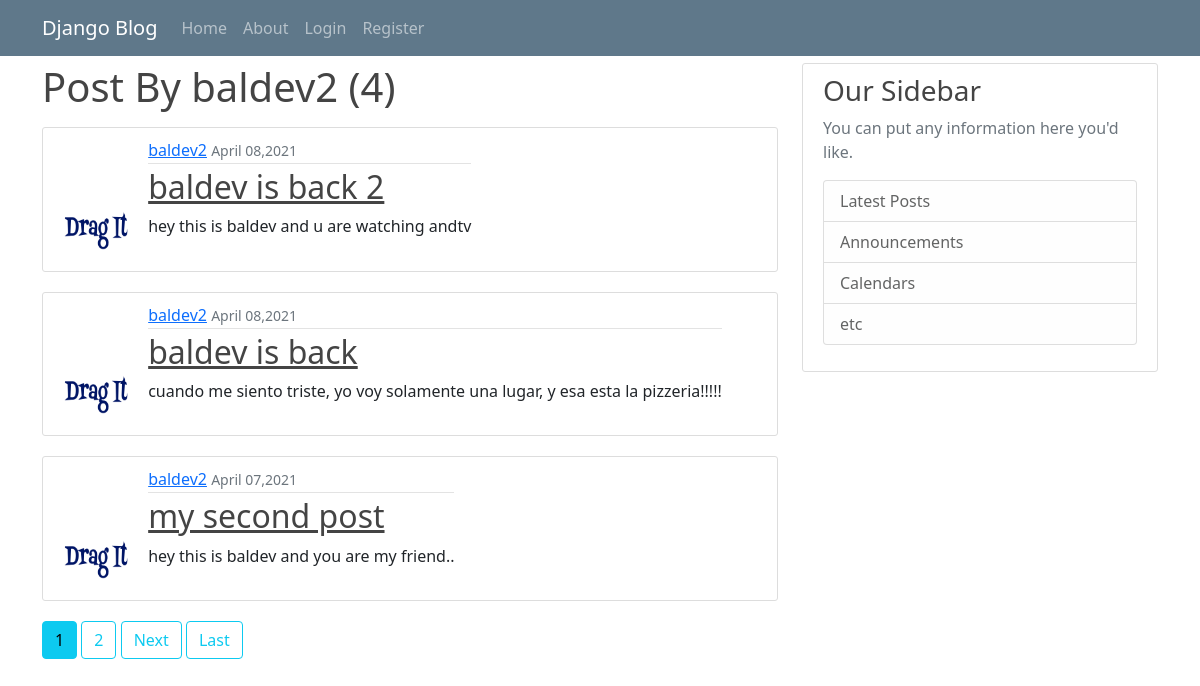
/blog/user/baldev2, run on the app's committed database.
### blog/models.py (models this page shows, shortened)
class Post(models.Model):
    title = models.CharField(max_length=100)
    content = models.TextField()
    date_posted = models.DateTimeField(default=timezone.now)
    author = models.ForeignKey(User, on_delete = models.CASCADE)

### users/models.py (models this page shows, shortened)
class Profile(models.Model):
    user = models.OneToOneField(User, on_delete=models.CASCADE)
    image = models.ImageField(default='default.jpg',upload_to = 'profile_pics')

### blog/views.py (the view)
# urls.py: path('user/<str:username>',UserPostListView.as_view(),name ='user-posts'),
class UserPostListView(ListView):
    model = Post
    template_name = 'blog/user_posts.html'
    context_object_name = 'posts'
    paginate_by = 3
    def get_queryset(self):
        user = get_object_or_404(User,username = self.kwargs.get('username'))
        return Post.objects.filter(author=user).order_by('-date_posted')

### blog/templates/blog/user_posts.html (shortened to what this page needs)
{% extends "blog/base.html" %}
{% block content %}
<h1 class="mb-3">Post By {{ view.kwargs.username }} ({{ page_obj.paginator.count }})</h1>
{% for post in posts %}
<article class="media content-section">
  <img class="rounded-circle article-img" src="{{ post.author.profile.image.url }}" alt="">
  <div class="media-body">
    <div class="article-metadata">
      <a class="mr-2" href="{% url 'user-posts' post.author.username %}">{{ post.author }}</a>
      <small class="text-muted">{{ post.date_posted|date:"F d,Y"}}</small>
    </div>
    <h2><a class="article-title" href="{% url 'post-detail' post.id %}">{{ post.title }}</a></h2>
    <p class="article-content">{{ post.content }}</p>
  </div>
</article>
{% endfor %}
  {% if is_paginated %}
    {% for nu in page_obj.paginator.page_range %}
      {% if page_obj.number == nu %}
        <a class="btn btn-info mb-4" href="?page={{nu}}">{{ nu }}</a>
      {% elif nu > page_obj.number|add:'-3' and nu < page_obj.number|add:'3' %}
        <a class="btn btn-outline-info mb-4" href="?page={{nu}}">{{ nu }}</a>
      {% endif %}
    {% endfor %}
    {% if page_obj.has_next %}
      <a class="btn btn-outline-info mb-4" href="?page={{ page_obj.next_page_number }}">Next</a>
      <a class="btn btn-outline-info mb-4" href="?page={{ page_obj.paginator.num_pages }}">Last</a>
    {% endif %}
  {% endif %}
  {% endblock content %}

### blog/templates/blog/base.html (shortened to what this page needs)
{% load static %}
<!DOCTYPE html>
<html lang="en">
<head>
    <link rel="stylesheet" href="{% static 'blog/main.css' %}">
    <link href="https://cdn.jsdelivr.net/npm/bootstrap@5.0.0-beta3/dist/css/bootstrap.min.css" rel="stylesheet"
>
</head>
<body>
    <header class="site-header">
        <nav class="navbar navbar-expand-md navbar-dark bg-steel fixed-top">
            <div class="container">
                <a class="navbar-brand mr-4" href="{% url 'blog-home' %}">Django Blog</a>
                <div class="collapse navbar-collapse" id="navbarToggle">
                    <div class="navbar-nav mr-auto">
                        <a class="nav-item nav-link" href="{% url 'blog-home' %}">Home</a>
                        <a class="nav-item nav-link" href="{% url 'blog-about' %}">About</a>
                    </div>
                    <div class="navbar-nav mgh">
                        {% if user.is_authenticated %}
                        <a class="nav-item nav-link" href="{% url 'post-create' %}">New Post</a>
                        <a class="nav-item nav-link" href="{% url 'profile' %}">Profile</a>
                        <a class="nav-item nav-link" href="{% url 'logout' %}">Logout</a>
                        {% else %}
                        <a class="nav-item nav-link" href="{% url 'login' %}">Login</a>
                        <a class="nav-item nav-link" href="{% url 'register' %}">Register</a>
                        {% endif %}
                    </div>
                </div>
            </div>
        </nav>
    </header>
    <main role="main" class="container">
        <div class="row">
            <div class="col-md-8">
                {% block content %}
                {% endblock %}
            </div>
            <div class="col-md-4">
                <div class="content-section">
                    <h3>Our Sidebar</h3>
                    <p class='text-muted'>You can put any information here you'd like.
                    <ul class="list-group">
                        <li class="list-group-item list-group-item-light">Latest Posts</li>
                        <li class="list-group-item list-group-item-light">Announcements</li>
                        <li class="list-group-item list-group-item-light">Calendars</li>
                        <li class="list-group-item list-group-item-light">etc</li>
                    </ul>
                    </p>
                </div>
            </div>
        </div>
    </main>
</body>
</html>

### blog/static/blog/main.css (style rules this page uses)
body { background: #fafafa; color: #333333; margin-top: 5rem; }
h1, h2, h3, h4, h5, h6 { color: #444444; }
ul { margin: 0; }
.bg-steel { background-color: #5f788a; }
.site-header .navbar-nav .nav-link { color: #cbd5db; }
.content-section { background: #ffffff; padding: 10px 20px; border: 1px solid #dddddd; border-radius: 3px; margin-bottom: 20px; }
.article-title { color: #444444; }
.article-content { white-space: pre-line; }
.article-img { height: 65px; width: 65px; margin-right: 16px; }
.article-metadata { padding-bottom: 1px; margin-bottom: 4px; border-bottom: 1px solid #e3e3e3 }
.row { padding-top: 63px; }
.rounded-circle, .media-body { display: inline-block; }

### data on the page
Post: author.profile.image (picture), author "baldev2", date_posted "April 08,2021", title "baldev is back 2", content "hey this is baldev and u are watching andtv"
Post: author.profile.image (picture), author "baldev2", date_posted "April 08,2021", title "baldev is back", content "cuando me siento triste, yo voy solamente una lugar, y esa esta la pizzeria!!!!!"
Post: author.profile.image (picture), author "baldev2", date_posted "April 07,2021", title "my second post", content "hey this is baldev and you are my friend.."

### other printed values
{{ view.kwargs.username }} "baldev2"
{{ page_obj.paginator.count }} "4"
{{ nu }} "1"
{{ nu }} "2"
